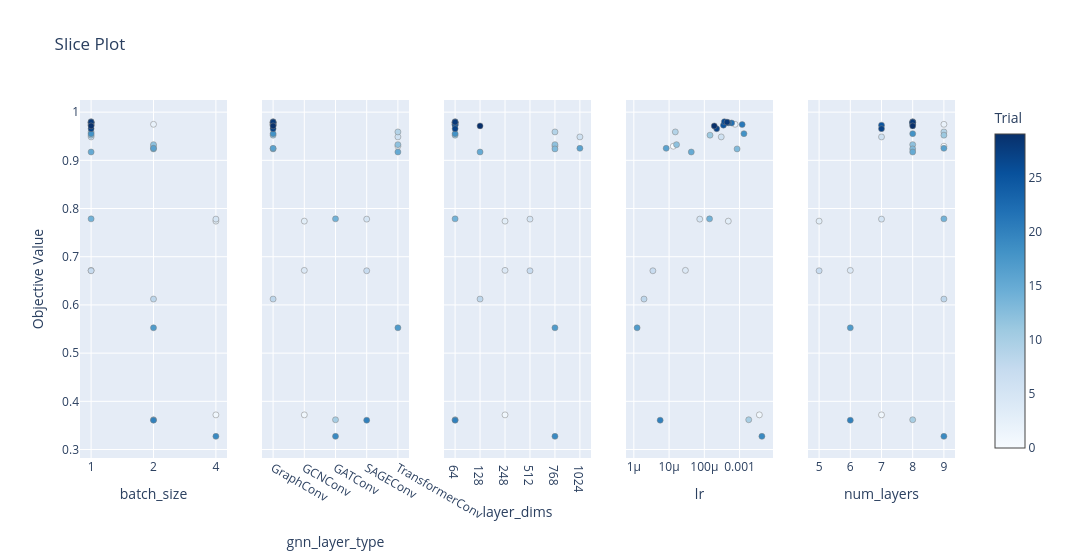

Notebook code cell kept with this figure:
### Code cell
if use_optuna:
    best_params = study.best_params
    display(optuna.visualization.plot_slice(study, params=study_parameters))

### Figure 1 — Plotly figure (JSON) as saved in the notebook; plotly's stock layout.template omitted (floating-point values rounded to 4 significant figures)
{"data": [{"marker": {"color": [0, 1, 2, 3, 4, 5, 6, 7, 8, 9, 10, 11, 12, 13, 14, 15, 16, 17, 18, 19, 20, 21, 22, 23, 24, 25, 26, 27, 28, 29], "colorbar": {"title": {"text": "Trial"}, "x": 1, "xpad": 40}, "colorscale": [[0, "rgb(247,251,255)"], [0.125, "rgb(222,235,247)"], [0.25, "rgb(198,219,239)"], [0.375, "rgb(158,202,225)"], [0.5, "rgb(107,174,214)"], [0.625, "rgb(66,146,198)"], [0.75, "rgb(33,113,181)"], [0.875, "rgb(8,81,156)"], [1, "rgb(8,48,107)"]], "line": {"color": "Grey", "width": 0.5}, "showscale": true}, "mode": "markers", "showlegend": false, "type": "scatter", "x": [2, 4, 2, 4, 1, 4, 1, 1, 2, 1, 2, 1, 2, 2, 1, 1, 2, 2, 1, 4, 2, 1, 1, 1, 1, 1, 1, 1, 1, 1], "xaxis": "x", "y": [0.9293, 0.3719, 0.9748, 0.7738, 0.6717, 0.778, 0.9486, 0.6709, 0.6122, 0.9589, 0.3618, 0.9522, 0.9325, 0.9237, 0.7785, 0.9173, 0.925, 0.5525, 0.9553, 0.3273, 0.3609, 0.9742, 0.9775, 0.9777, 0.9783, 0.973, 0.9802, 0.9656, 0.9792, 0.9715], "yaxis": "y"}, {"marker": {"color": [0, 1, 2, 3, 4, 5, 6, 7, 8, 9, 10, 11, 12, 13, 14, 15, 16, 17, 18, 19, 20, 21, 22, 23, 24, 25, 26, 27, 28, 29], "colorbar": {"title": {"text": "Trial"}, "x": 1, "xpad": 40}, "colorscale": [[0, "rgb(247,251,255)"], [0.125, "rgb(222,235,247)"], [0.25, "rgb(198,219,239)"], [0.375, "rgb(158,202,225)"], [0.5, "rgb(107,174,214)"], [0.625, "rgb(66,146,198)"], [0.75, "rgb(33,113,181)"], [0.875, "rgb(8,81,156)"], [1, "rgb(8,48,107)"]], "line": {"color": "Grey", "width": 0.5}, "showscale": false}, "mode": "markers", "showlegend": false, "type": "scatter", "x": ["TransformerConv", "GCNConv", "GraphConv", "GCNConv", "GCNConv", "SAGEConv", "TransformerConv", "SAGEConv", "GraphConv", "TransformerConv", "GATConv", "GraphConv", "TransformerConv", "GraphConv", "GATConv", "TransformerConv", "GraphConv", "TransformerConv", "GraphConv", "GATConv", "SAGEConv", "GraphConv", "GraphConv", "GraphConv", "GraphConv", "GraphConv", "GraphConv", "GraphConv", "GraphConv", "GraphConv"], "xaxis": "x2", "y": [0.9293, 0.3719, 0.9748, 0.7738, 0.6717, 0.778, 0.9486, 0.6709, 0.6122, 0.9589, 0.3618, 0.9522, 0.9325, 0.9237, 0.7785, 0.9173, 0.925, 0.5525, 0.9553, 0.3273, 0.3609, 0.9742, 0.9775, 0.9777, 0.9783, 0.973, 0.9802, 0.9656, 0.9792, 0.9715], "yaxis": "y2"}, {"marker": {"color": [0, 1, 2, 3, 4, 5, 6, 7, 8, 9, 10, 11, 12, 13, 14, 15, 16, 17, 18, 19, 20, 21, 22, 23, 24, 25, 26, 27, 28, 29], "colorbar": {"title": {"text": "Trial"}, "x": 1, "xpad": 40}, "colorscale": [[0, "rgb(247,251,255)"], [0.125, "rgb(222,235,247)"], [0.25, "rgb(198,219,239)"], [0.375, "rgb(158,202,225)"], [0.5, "rgb(107,174,214)"], [0.625, "rgb(66,146,198)"], [0.75, "rgb(33,113,181)"], [0.875, "rgb(8,81,156)"], [1, "rgb(8,48,107)"]], "line": {"color": "Grey", "width": 0.5}, "showscale": false}, "mode": "markers", "showlegend": false, "type": "scatter", "x": [768, 248, 64, 248, 248, 512, 1024, 512, 128, 768, 64, 64, 768, 768, 64, 128, 1024, 768, 64, 768, 64, 64, 64, 64, 64, 64, 64, 64, 64, 128], "xaxis": "x3", "y": [0.9293, 0.3719, 0.9748, 0.7738, 0.6717, 0.778, 0.9486, 0.6709, 0.6122, 0.9589, 0.3618, 0.9522, 0.9325, 0.9237, 0.7785, 0.9173, 0.925, 0.5525, 0.9553, 0.3273, 0.3609, 0.9742, 0.9775, 0.9777, 0.9783, 0.973, 0.9802, 0.9656, 0.9792, 0.9715], "yaxis": "y3"}, {"marker": {"color": [0, 1, 2, 3, 4, 5, 6, 7, 8, 9, 10, 11, 12, 13, 14, 15, 16, 17, 18, 19, 20, 21, 22, 23, 24, 25, 26, 27, 28, 29], "colorbar": {"title": {"text": "Trial"}, "x": 1, "xpad": 40}, "colorscale": [[0, "rgb(247,251,255)"], [0.125, "rgb(222,235,247)"], [0.25, "rgb(198,219,239)"], [0.375, "rgb(158,202,225)"], [0.5, "rgb(107,174,214)"], [0.625, "rgb(66,146,198)"], [0.75, "rgb(33,113,181)"], [0.875, "rgb(8,81,156)"], [1, "rgb(8,48,107)"]], "line": {"color": "Grey", "width": 0.5}, "showscale": false}, "mode": "markers", "showlegend": false, "type": "scatter", "x": [1.317e-05, 0.003643, 0.0007466, 0.0004789, 2.91e-05, 7.424e-05, 0.0003016, 3.475e-06, 1.946e-06, 1.505e-05, 0.001819, 0.000145, 1.628e-05, 0.0008502, 0.0001408, 4.266e-05, 8.268e-06, 1.239e-06, 0.001331, 0.004302, 5.586e-06, 0.001186, 0.0005957, 0.0004911, 0.0004508, 0.0003492, 0.0003713, 0.0002239, 0.0004409, 0.0001915], "xaxis": "x4", "y": [0.9293, 0.3719, 0.9748, 0.7738, 0.6717, 0.778, 0.9486, 0.6709, 0.6122, 0.9589, 0.3618, 0.9522, 0.9325, 0.9237, 0.7785, 0.9173, 0.925, 0.5525, 0.9553, 0.3273, 0.3609, 0.9742, 0.9775, 0.9777, 0.9783, 0.973, 0.9802, 0.9656, 0.9792, 0.9715], "yaxis": "y4"}, {"marker": {"color": [0, 1, 2, 3, 4, 5, 6, 7, 8, 9, 10, 11, 12, 13, 14, 15, 16, 17, 18, 19, 20, 21, 22, 23, 24, 25, 26, 27, 28, 29], "colorbar": {"title": {"text": "Trial"}, "x": 1, "xpad": 40}, "colorscale": [[0, "rgb(247,251,255)"], [0.125, "rgb(222,235,247)"], [0.25, "rgb(198,219,239)"], [0.375, "rgb(158,202,225)"], [0.5, "rgb(107,174,214)"], [0.625, "rgb(66,146,198)"], [0.75, "rgb(33,113,181)"], [0.875, "rgb(8,81,156)"], [1, "rgb(8,48,107)"]], "line": {"color": "Grey", "width": 0.5}, "showscale": false}, "mode": "markers", "showlegend": false, "type": "scatter", "x": [9, 7, 9, 5, 6, 7, 7, 5, 9, 9, 8, 9, 8, 8, 9, 8, 9, 6, 8, 9, 6, 8, 8, 8, 8, 7, 8, 7, 8, 8], "xaxis": "x5", "y": [0.9293, 0.3719, 0.9748, 0.7738, 0.6717, 0.778, 0.9486, 0.6709, 0.6122, 0.9589, 0.3618, 0.9522, 0.9325, 0.9237, 0.7785, 0.9173, 0.925, 0.5525, 0.9553, 0.3273, 0.3609, 0.9742, 0.9775, 0.9777, 0.9783, 0.973, 0.9802, 0.9656, 0.9792, 0.9715], "yaxis": "y5"}], "layout": {"title": {"text": "Slice Plot"}, "width": 1500, "xaxis": {"anchor": "y", "categoryarray": [1, 2, 4], "categoryorder": "array", "domain": [0, 0.168], "title": {"text": "batch_size"}, "type": "category"}, "xaxis2": {"anchor": "y2", "categoryarray": ["GraphConv", "GCNConv", "GATConv", "SAGEConv", "TransformerConv"], "categoryorder": "array", "domain": [0.208, 0.376], "title": {"text": "gnn_layer_type"}, "type": "category"}, "xaxis3": {"anchor": "y3", "categoryarray": [64, 128, 248, 512, 768, 1024], "categoryorder": "array", "domain": [0.416, 0.584], "title": {"text": "layer_dims"}, "type": "category"}, "xaxis4": {"anchor": "y4", "domain": [0.624, 0.792], "title": {"text": "lr"}, "type": "log"}, "xaxis5": {"anchor": "y5", "domain": [0.832, 1], "title": {"text": "num_layers"}}, "yaxis": {"anchor": "x", "domain": [0, 1], "title": {"text": "Objective Value"}}, "yaxis2": {"anchor": "x2", "domain": [0, 1], "matches": "y", "showticklabels": false}, "yaxis3": {"anchor": "x3", "domain": [0, 1], "matches": "y", "showticklabels": false}, "yaxis4": {"anchor": "x4", "domain": [0, 1], "matches": "y", "showticklabels": false}, "yaxis5": {"anchor": "x5", "domain": [0, 1], "matches": "y", "showticklabels": false}}}
